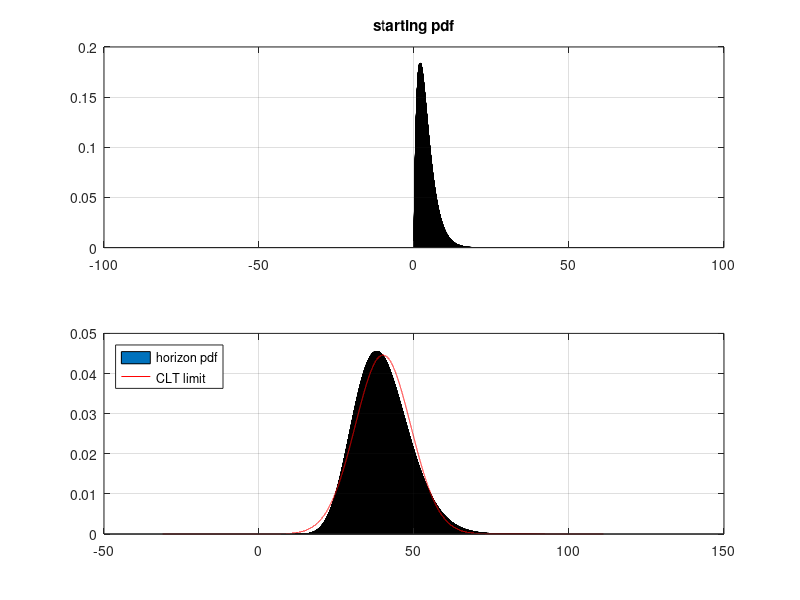
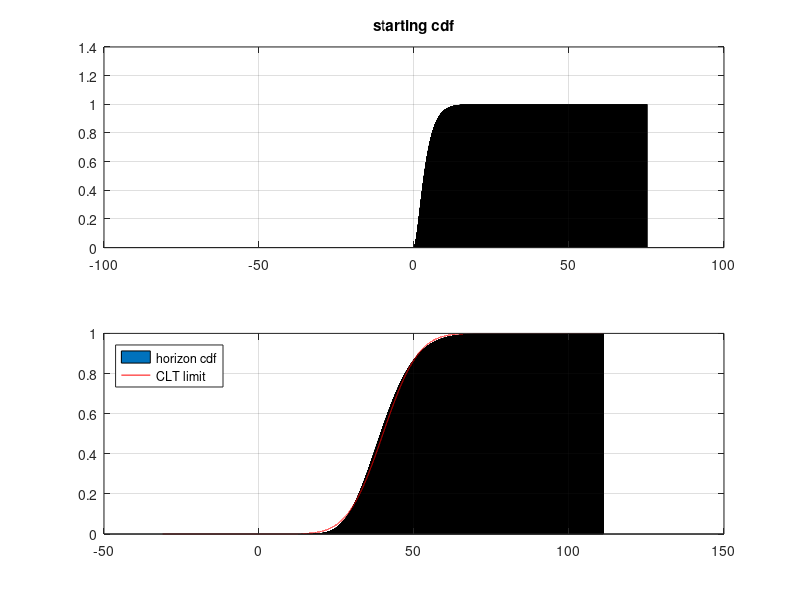

The MATLAB source for these figures, in order:
% this script performs the horizon projection of a gamma-distributed invariant
% see "Risk and Asset Allocation"-Springer (2005), by A. Meucci
% a detailed proof of the steps below can be found 
% at www.symmys.com > Book > Dowloads > Technical Appendices > Ch 3.7 "Numerical Market Projection"

clc; close all; clear;

%%%%%%%%%%%%%%%%%%%%%%%%%%%%%%%%%%%%%%%%%%%%%%%%%%%%%%%%%%%%%%%%%%%%%%%%%%%%%%%%%%%%%%%%%%%%%%%%%%%%%%%%%%%%%%%
% parameters
csi=0;
nu=4;
sig=1;

% horizon
T=10;

% coarseness level
N=2^16;

%%%%%%%%%%%%%%%%%%%%%%%%%%%%%%%%%%%%%%%%%%%%%%%%%%%%%%%%%%%%%%%%%%%%%%%%%%%%%%%%%%%%%%%%%%%%%%%%%%%%%%%%%%%%%%%
% set up grid
a=-norminv(10^(-15),0,sqrt(T));
h=2*a/N;
Xi=[-a+h : h : a]';

%%%%%%%%%%%%%%%%%%%%%%%%%%%%%%%%%%%%%%%%%%%%%%%%%%%%%%%%%%%%%%%%%%%%%%%%%%%%%%%%%%%%%%%%%%%%%%%%%%%%%%%%%%%%%%%%
m=csi+nu*sig*sig;
s=sqrt(2*nu)*sig*sig;
M=(csi-m)/s;

% discretized initial pdf (standardized)
aa=nu/2;  % conversion to matlab notation for inputs
bb=2*sig*sig/s;

f = 1/h*(gamcdf(Xi+h/2-M,aa,bb)-gamcdf(Xi-h/2-M,aa,bb));
f(N) = 1/h*(gamcdf(-a+h/2-M,aa,bb)-gamcdf(-a-M,aa,bb) +...
    gamcdf(a-M,aa,bb)-gamcdf(a-h/2-M,aa,bb));

% discretized characteristic function
Phi=fft(f);                     

% projection of discretized characteristic function
r=[0:(N-1)]';
Signs=(-1).^(r*(T-1));   
Phi_T=h^(T-1)*Signs.*(Phi.^T);

% horizon discretized pdf (standardized)
f_T=ifft(Phi_T);

%%%%%%%%%%%%%%%%%%%%%%%%%%%%%%%%%%%%%%%%%%%%%%%%%%%%%%%%%%%%%%%%%%%%%%%%%%%%%%%%%%%%%%%%%%%%%%%%%%%%%%%%%%%%
% non-standardized initial pdf 
X_Start=m+s*Xi;
f_Start=f/s;
F_Start=h*cumsum(f_Start*s);

% non-standardized horizon pdf and cdf
x_Hor=m*T+s*Xi;
f_Hor=f_T/s;
F_Hor=h*cumsum(f_Hor*s);

%%%%%%%%%%%%%%%%%%%%%%%%%%%%%%%%%%%%%%%%%%%%%%%%%%%%%%%%%%%%%%%%%%%%%%%%%%%%%%%%%%%%%%%%%%%%%%%%%%%%%%%%%%%%
% plots
%%%%%%%%%%%%%%%%%%%%%%%%%%%%%%%%%%%%%%%%%%%%%%%%%%%%%%%%%%%%%%%%%%%%%%%%%%%%%%%%%%%%%%%%%%%%%%%%%%%%%%%%%%%%
figure

subplot(2,1,1)
u=bar(X_Start,f_Start);
grid on
title('starting pdf')

subplot(2,1,2)
u=bar(x_Hor,f_Hor);
hold on
y=normpdf(x_Hor,m*T,s*sqrt(T));
u=plot(x_Hor,y,'r');
grid on 
legend('horizon pdf','CLT limit','location','northwest')

figure

subplot(2,1,1)
u=bar(X_Start,F_Start);
grid on
title('starting cdf')

subplot(2,1,2)
u=bar(x_Hor,F_Hor);
hold on
y=normcdf(x_Hor,m*T,s*sqrt(T));
u=plot(x_Hor,y,'r');
grid on 
legend('horizon cdf','CLT limit','location','northwest')